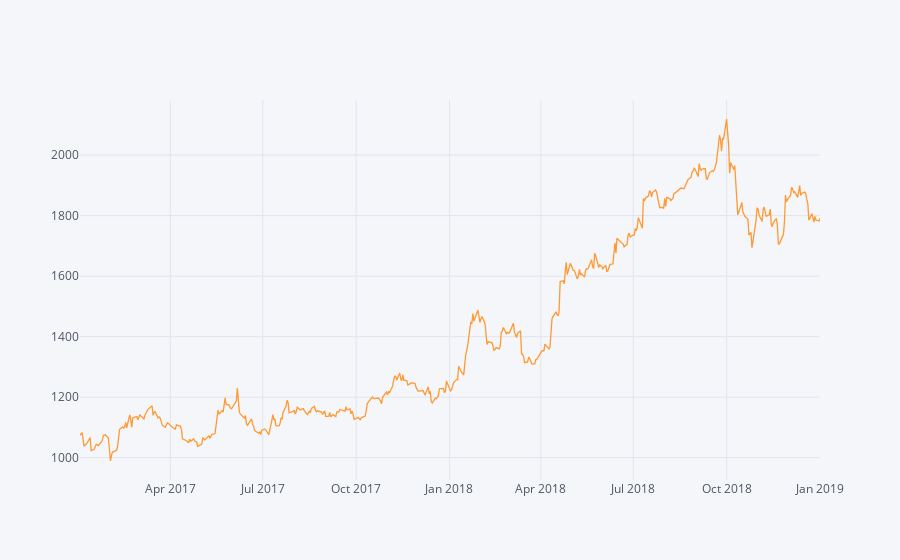

Notebook code for this chart:
### Markdown cell above
## Plotting for stock data of 2018-19

### Code cell
ts['Close'].loc['2017-01-01':'2019-01-01'].iplot()

### Figure 1 — Plotly figure (JSON) as saved in the notebook; plotly's stock layout.template omitted (floating-point values rounded to 4 significant figures; data arrays with more than 128 entries replaced by an {"elided": "..."} marker saying what was removed)
{"data": [{"line": {"color": "rgba(255, 153, 51, 1.0)", "dash": "solid", "shape": "linear", "width": 1.3}, "mode": "lines", "name": "Close", "text": "", "type": "scatter", "x": {"elided": "495 str values"}, "y": {"elided": "495 float values"}}], "layout": {"legend": {"bgcolor": "#F5F6F9", "font": {"color": "#4D5663"}}, "paper_bgcolor": "#F5F6F9", "plot_bgcolor": "#F5F6F9", "title": {"font": {"color": "#4D5663"}}, "xaxis": {"gridcolor": "#E1E5ED", "showgrid": true, "tickfont": {"color": "#4D5663"}, "title": {"font": {"color": "#4D5663"}, "text": ""}, "zerolinecolor": "#E1E5ED"}, "yaxis": {"gridcolor": "#E1E5ED", "showgrid": true, "tickfont": {"color": "#4D5663"}, "title": {"font": {"color": "#4D5663"}, "text": ""}, "zerolinecolor": "#E1E5ED"}}}
